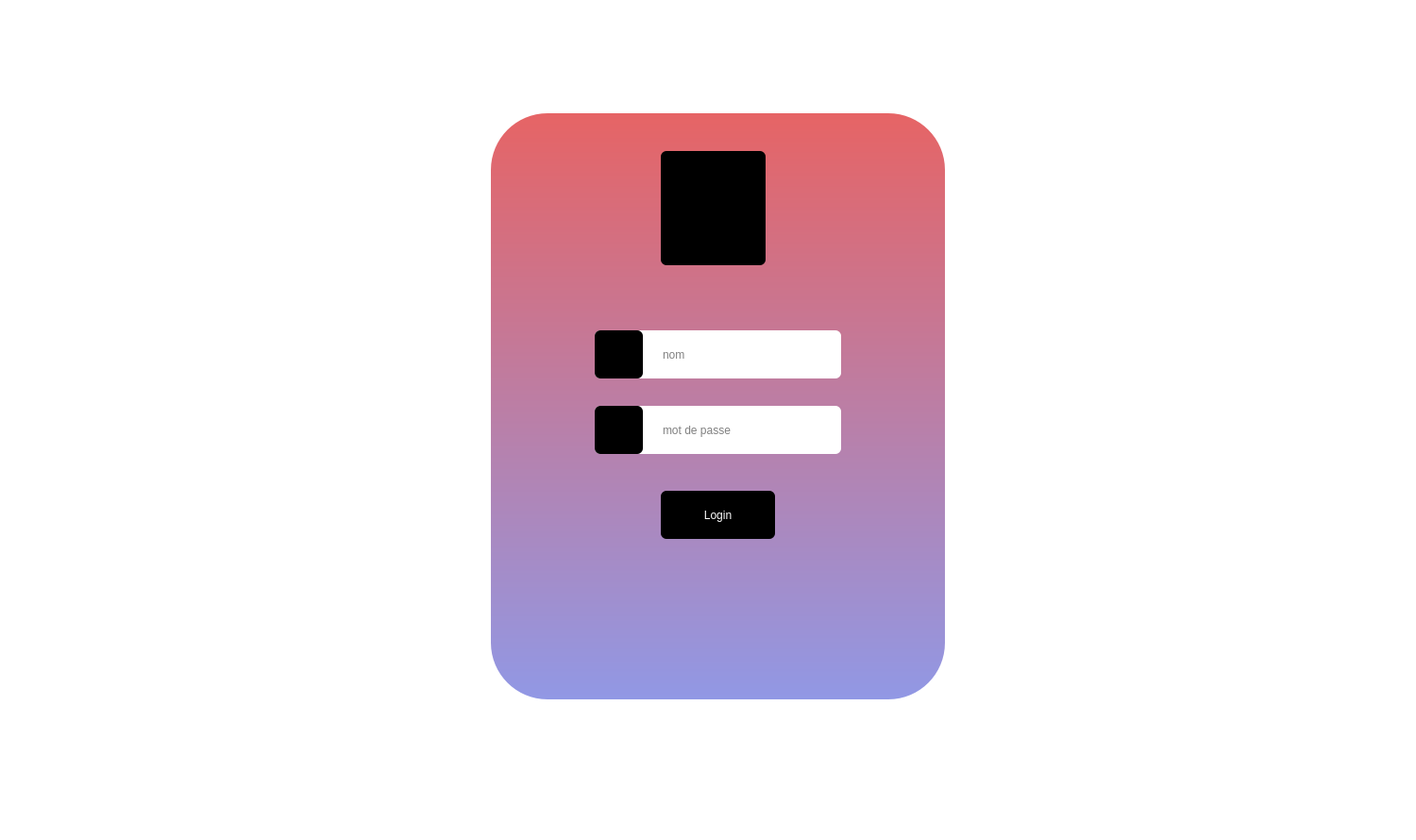
<?xml version="1.0" encoding="UTF-8"?>
<ui version="4.0">
 <class>MainWindow</class>
 <widget class="QMainWindow" name="MainWindow">
  <property name="geometry">
   <rect>
    <x>0</x>
    <y>0</y>
    <width>1500</width>
    <height>890</height>
   </rect>
  </property>
  <property name="windowTitle">
   <string>MainWindow</string>
  </property>
  <property name="styleSheet">
   <string notr="true">*{
font: 75 10pt &quot;MV Boli&quot;;
}
#MainWindow
{
background-color: QLinearGradient(x1: 0,y1: 0,x2: 0,y2: 1,stop: 0 #e66465, stop:1 #9198e5);
border-radius:15px;
}
QWidget{
background-color:rgb(255, 255, 255)
}

*{
font: 75 10pt &quot;MV Boli&quot;;
}
#emp
{

background-color: QLinearGradient(x1: 0,y1: 0,x2: 0,y2: 1,stop: 0 #e66465, stop:1 #9198e5);
border-radius:15px;
}
QLabel
{
	color: rgb(0, 0, 0);
}
QPushButton
{
	
	border-radius:60px;
	background-color: rgb(255, 171, 173);
}
QPushButton
{
border-radius:15px;
}
QPushButton:hover
{
	color:white;
	background-color: rgb(0, 0, 0);
	border-radius :15px;
}
Qlabel{
height:50px;
width:40px;
}

QToolButton
{
background: transparent;
border-radius:60px;

}

#widget{

background-color: QLinearGradient(x1: 0,y1: 0,x2: 0,y2: 1,stop: 0 #e66465, stop:1 #9198e5);
border-radius:60px;

}

QLineEdit{
border-radius:6px;
}

#login{
	border-radius:6px;
	background-color: rgb(0, 0, 0);
   color :rgb(255, 255, 255);
	font: 75 11pt &quot;MS Shell Dlg 2&quot;;
}

#login:pressed{
	border-radius:6px;
	background-color: rgb(124, 0, 93);
}

QPushButton {
border-radius:6px;
	background-color: rgb(0, 0, 0);
}

QLineEdit{
	font: 12pt &quot;MV Boli&quot;;
	background-color: rgb(255, 255, 255);
}
QLabel
{
background-color: transparent;
	font: 75 9pt &quot;MS Shell Dlg 2&quot;;
	text-decoration: underline;

}</string>
  </property>
  <widget class="QWidget" name="centralwidget">
   <widget class="QWidget" name="widget" native="true">
    <property name="geometry">
     <rect>
      <x>520</x>
      <y>120</y>
      <width>481</width>
      <height>621</height>
     </rect>
    </property>
    <widget class="QLineEdit" name="lineEdit">
     <property name="geometry">
      <rect>
       <x>110</x>
       <y>230</y>
       <width>261</width>
       <height>51</height>
      </rect>
     </property>
    </widget>
    <widget class="QLineEdit" name="lineEdit_2">
     <property name="geometry">
      <rect>
       <x>110</x>
       <y>310</y>
       <width>261</width>
       <height>51</height>
      </rect>
     </property>
    </widget>
    <widget class="QPushButton" name="login">
     <property name="geometry">
      <rect>
       <x>180</x>
       <y>400</y>
       <width>121</width>
       <height>51</height>
      </rect>
     </property>
     <property name="text">
      <string>Login</string>
     </property>
    </widget>
    <widget class="QPushButton" name="user">
     <property name="geometry">
      <rect>
       <x>180</x>
       <y>40</y>
       <width>111</width>
       <height>121</height>
      </rect>
     </property>
     <property name="autoFillBackground">
      <bool>false</bool>
     </property>
     <property name="text">
      <string/>
     </property>
     <property name="icon">
      <iconset>
       <normaloff>:/new/prefix1/login.png</normaloff>:/new/prefix1/login.png</iconset>
     </property>
     <property name="iconSize">
      <size>
       <width>150</width>
       <height>150</height>
      </size>
     </property>
    </widget>
    <widget class="QPushButton" name="pushButton">
     <property name="geometry">
      <rect>
       <x>110</x>
       <y>230</y>
       <width>51</width>
       <height>51</height>
      </rect>
     </property>
     <property name="text">
      <string/>
     </property>
     <property name="icon">
      <iconset>
       <normaloff>:/new/prefix1/user.png</normaloff>:/new/prefix1/user.png</iconset>
     </property>
     <property name="iconSize">
      <size>
       <width>50</width>
       <height>50</height>
      </size>
     </property>
    </widget>
    <widget class="QPushButton" name="pushButton_2">
     <property name="geometry">
      <rect>
       <x>110</x>
       <y>310</y>
       <width>51</width>
       <height>51</height>
      </rect>
     </property>
     <property name="text">
      <string/>
     </property>
     <property name="icon">
      <iconset>
       <normaloff>:/new/prefix1/pass.png</normaloff>:/new/prefix1/pass.png</iconset>
     </property>
     <property name="iconSize">
      <size>
       <width>50</width>
       <height>50</height>
      </size>
     </property>
    </widget>
    <widget class="QLineEdit" name="lineEdit_nom">
     <property name="geometry">
      <rect>
       <x>180</x>
       <y>240</y>
       <width>141</width>
       <height>31</height>
      </rect>
     </property>
     <property name="text">
      <string/>
     </property>
     <property name="placeholderText">
      <string>nom</string>
     </property>
    </widget>
    <widget class="QLineEdit" name="lineEdit_mdp">
     <property name="geometry">
      <rect>
       <x>180</x>
       <y>320</y>
       <width>131</width>
       <height>31</height>
      </rect>
     </property>
     <property name="placeholderText">
      <string>mot de passe</string>
     </property>
    </widget>
   </widget>
  </widget>
 </widget>
 <resources/>
 <connections/>
</ui>
